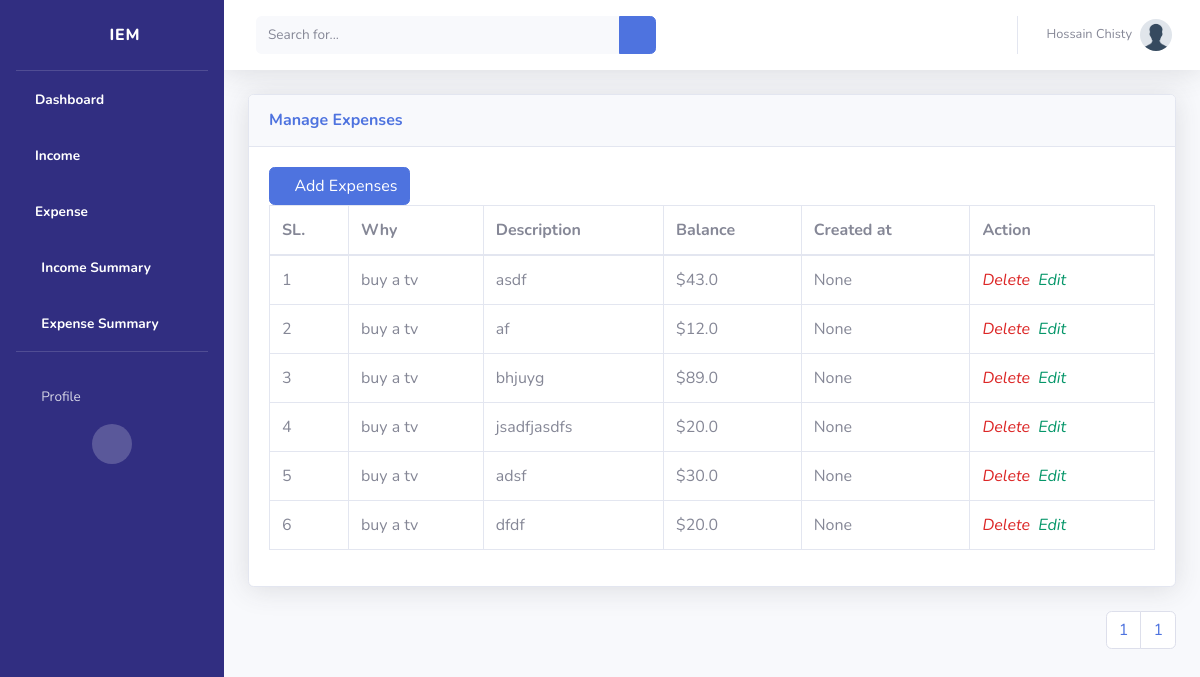
/expenses/ (signed in), run on an earlier commit of the app's database.
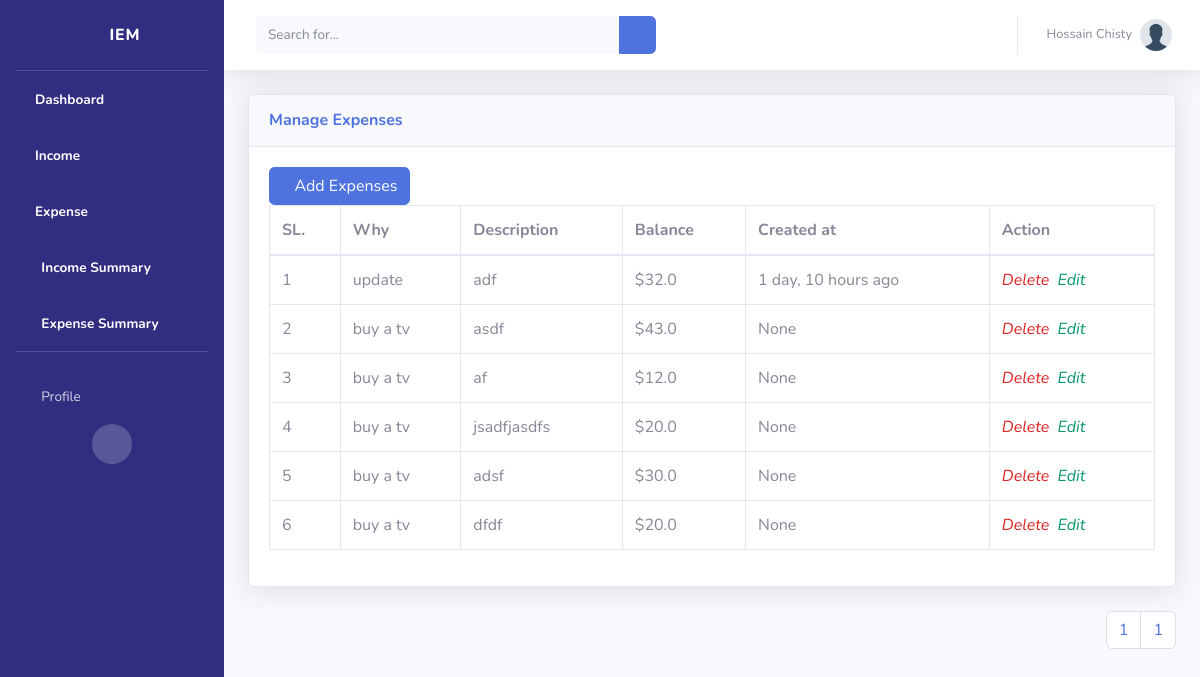
And on a later commit of the database.
### expenses/models.py (models this page shows, shortened)
class Expense(models.Model):
    why = models.CharField(max_length=200, help_text="What is an Expense?", null=True)
    amount = models.FloatField()
    date = models.DateTimeField(default=now)
    description = models.TextField(help_text="Write your expense description.")
    owner = models.ForeignKey(User, on_delete=models.CASCADE, null=True, blank=True)
    class Meta:
        ordering = [
            "-date",
        ]
        verbose_name_plural = "Expense"

### expenses/views.py (the view)
# urls.py: path("", views.expenseList.as_view(), name="expense"),
class expenseList(LoginRequiredMixin, ListView):
    model = Expense
    template_name = "expenses/expenses.html"
    context_object_name = "expenselist"
    paginate_by = 6
    def get_context_data(self, **kwargs):
        context = super().get_context_data(**kwargs)
        context["expenselist"] = Expense.objects.filter(owner=self.request.user)
        return context

### templates/expenses/expenses.html (shortened to what the changed rows need)
<!DOCTYPE html>
<html lang="en">
{% load humanize %}
<head>
    {% include 'partials/__css.html' %}
</head>
<body id="page-top">
    <div id="wrapper">
        <div id="content-wrapper" class="d-flex flex-column">
            <div id="content">
                <div class="container-fluid">
                    <div class="card shadow mb-4">
                        <div class="card-body">
                            <div class="table-responsive">
                                <table class="table table-bordered" id="dataTable" width="100%" cellspacing="0">
                                    <thead>
                                        <tr>
                                            <th>SL.</th>
                                            <th>Why</th>
                                            <th>Description</th>
                                            <th>Balance</th>
                                            <th>Created at</th>
                                            <th>Action</th>
                                        </tr>
                                    </thead>
                                    <tbody>
                                        {% for expenses in page_obj %}
                                        <tr>
                                            <td>{{forloop.counter}}</td>
                                            <td>{{expenses.why}}</td>
                                            <td>{{expenses.description}}</td>
                                            <td>${{expenses.amount}}</td>
                                            <td>{{expenses.date|naturaltime}}</td>
                                              <td><i class="material-icons">
                                            <a
                                            href="{% url 'delete' expenses.id %}" class="text-decoration-none text-red-600 hover:text-red-600">Delete</a>
                                            <a href="{% url 'update' expenses.id %}" class="m-1 text-decoration-none text-green-600 hover:text-green-600">Edit</a>
                                            </i></td>
                                        </tr>
                                        {% endfor %}
                                    </tbody>
                                </table>
                            </div>
                        </div>
                    </div>
                </div>
            </div>
        </div>
    </div>
</body>
</html>

What changed in the data, as far as the page shows it:
removed Expense: why "buy a tv", description "bhjuyg", amount "89.0", date "None"
added Expense: why "update", description "adf", amount "32.0", date "1 day, 10 hours ago"
